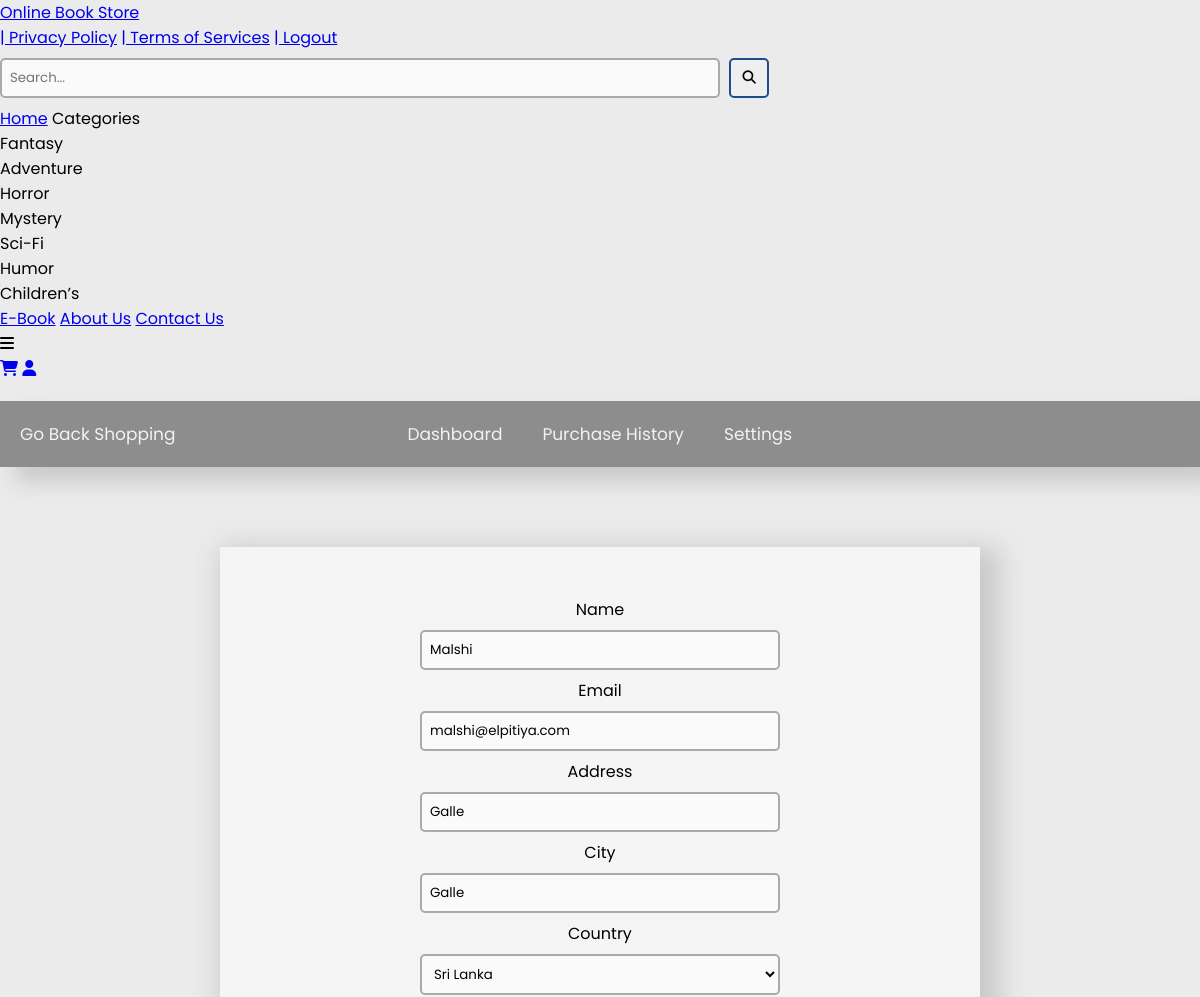
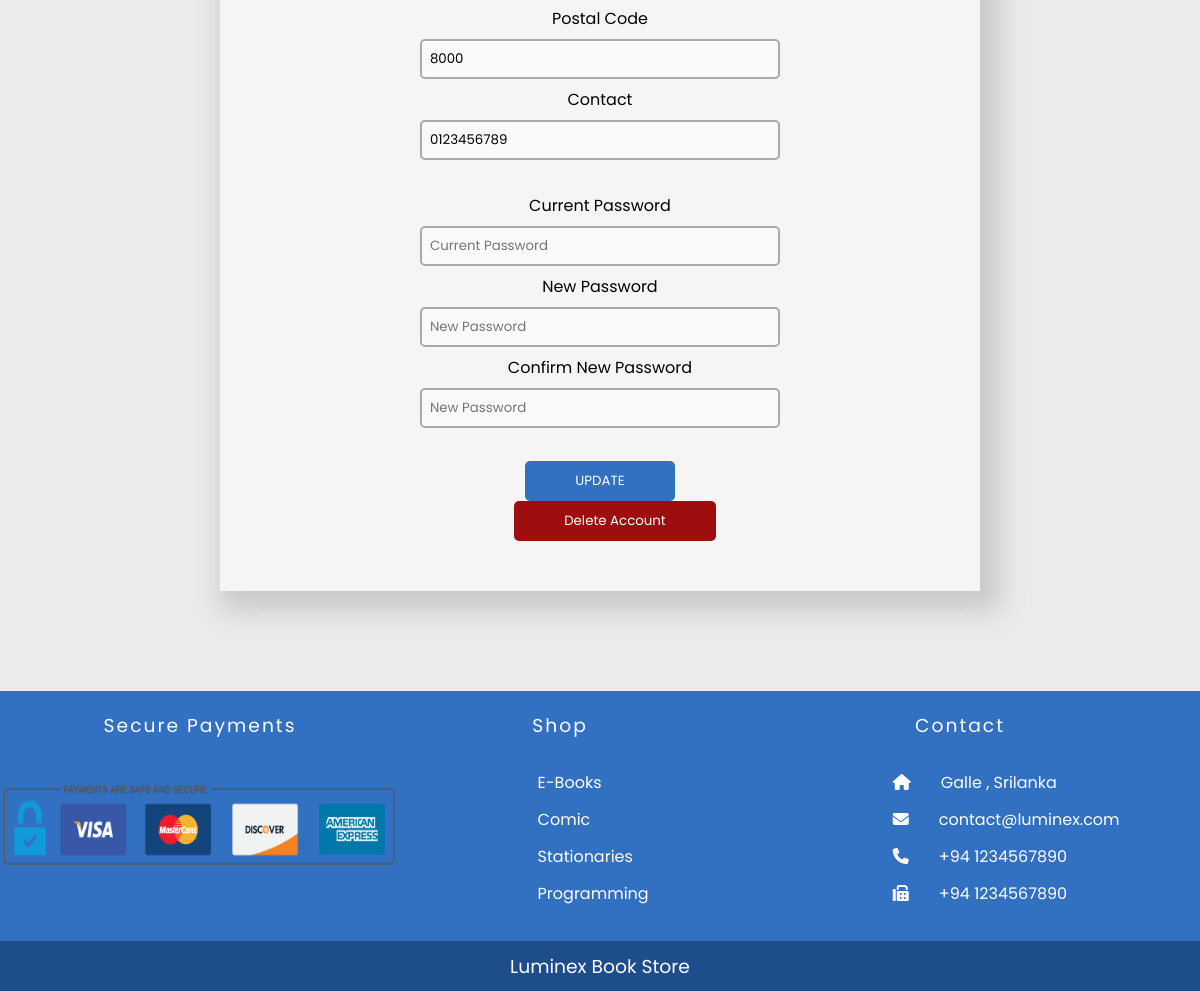
The page /html/settings.php (signed in) on the database its author committed (2 pictures, top to bottom).
### tables this page shows
CREATE TABLE IF NOT EXISTS `categories` (
  `catID` int(11) NOT NULL AUTO_INCREMENT,
  `categories` varchar(10) NOT NULL,
  PRIMARY KEY (`catID`)
);

CREATE TABLE IF NOT EXISTS `users` (
  `uid` int(11) NOT NULL AUTO_INCREMENT,
  `name` varchar(50) NOT NULL,
  `email` varchar(50) NOT NULL,
  `pwd` varchar(100) NOT NULL,
  `country` varchar(10) NOT NULL,
  `address` varchar(100) NOT NULL,
  `city` varchar(50) NOT NULL,
  `postalcode` varchar(10) NOT NULL,
  `contact` varchar(12) NOT NULL,
  PRIMARY KEY (`email`),
  UNIQUE KEY `uid` (`uid`)
);

### html/settings.php (the view, shortened to what this page needs)
<?php require_once '../db/dbconfig.php';?>
<!DOCTYPE html>
<html lang="en">
  <head>
  <?php include ('navBar.php' ); ?>
    <link rel="stylesheet" href="../css/footer.css"/>
  <link rel="stylesheet" href="../css/main.css" />
      <link rel="stylesheet" href="../css/alterB.css"/>
    <link rel="stylesheet" href="../css/settings.css">
  </head>
  <body>
  <?php
    if (empty(isset($_SESSION['email']))) {
    header('Location: ./login.php');
    }
    else{
      $email_ = $_SESSION['email'];
      $sql_ = "SELECT `email`, `name`, `address`, `city`, `country` , `postalcode`, `contact`  FROM `users` WHERE `email` = '$email_'  ";
      $result_ = $con->query($sql_);
      if ($result_->num_rows == 1) {
        while($row_ = $result_->fetch_assoc()) {
         $name_ = $row_["name"];
         $address_ = $row_["address"];
         $city_ = $row_["city"];
         $country_ = $row_["country"];
         $postalcode_ = $row_["postalcode"];
         $contact_ = $row_["contact"];
        }
      }
    }
  ?>
    <div class="main-container-profile">
      <div class="topnav" id="prof-nav">
        <a href="../index.php" class="gobckshopping">Go Back Shopping</a>
          <a href="./userProfile.php">Dashboard</a>
          <a href="./purchaseHist.php">Purchase History</a>
          <a href="./settings.php">Settings</a>
      </div>
    </div>
    <div class="inner-container">
      <div class="settings-box threeDimMax">
        <form class="settings-form" action="<?=$_SERVER['PHP_SELF'];?>"  method="POST">
          <div class="form-group col-md-6">
              <label for="set-name">Name</label>
              <input type="text" class="text-box" id="set-name" name="set-name" placeholder="Someone" value="<?php echo $name_ ?>" required>
            </div>
            <div class="form-group col-md-6">
              <label for="set-email">Email</label>
              <input type="email" class="text-box" id="set-email" name="set-email" placeholder="Email" value="<?php echo $email_ ?>" required>
            </div>
          <div class="form-group">
            <label for="set-addr">Address</label>
            <input type="text" class="text-box" id="set-addr" name="set-addr" placeholder="1234 Main St" value="<?php echo $address_ ?>" required>
          </div>
            <div class="form-group">
              <label for="set-city">City</label>
              <input type="text" class="text-box" id="set-city" name="set-city" placeholder="Colombo" value="<?php echo $city_ ?>" required>
            </div>
            <div class="form-group">
              <label for="set-country">Country</label><br>
              <select class="select" id="set-country" name="set-country" required>
                <option <?php if($country_ == "LK") echo "selected" ?> value="LK" >Sri Lanka</option>
              </select><br>
            </div>
            <div class="form-group">
              <label for="set-postcode">Postal Code</label>
              <input type="text" class="text-box" id="set-postcode" name="set-pcode" placeholder="70200" value="<?php echo $postalcode_ ?>" required>
            </div>
            <div class="form-group">
              <label for="set-contact">Contact</label>
              <input type="tel" class="text-box" id="set-contact" name="set-contact" placeholder="Contact" value="<?php echo $contact_ ?>" required>
            </div>
            <br>
            <div class="form-group col-md-6">
              <label for="curr-pwd">Current Password</label>
              <input type="password" class="text-box" id="curr-pwd" name="curr-pwd" placeholder="Current Password" required>
            </div>
            <div class="form-group col-md-6">
              <label for="set-pwd">New Password</label>
              <input type="password" class="text-box" id="set-pwd" name="set-newpwd" placeholder="New Password">
            </div>
            <div class="form-group col-md-6">
              <label for="set-pwdConf">Confirm New Password</label>
              <input type="password" class="text-box" id="set-pwdConf" name="set-newpwdConf" placeholder="New Password">
            </div>
          <br>
          <button type="submit" class="button button-submit" name="update">UPDATE</button>
          <button type="submit" class="button button-submit btndelete" name="deleteUser" onclick="return confirm('Are you sure you want to delete your account ?')">Delete Account</button>
        </form>
      </div>
    </div>
    <?php include ('./footer.php' ); ?>
  </body>
</html>

### html/navBar.php (shortened to what this page needs)
<?php require_once '../db/dbconfig.php';?>
<!DOCTYPE html>
<head>
    <link rel="stylesheet" href="../css/main.css" />
    <link rel="stylesheet" href="../css/alterB.css"/>
  </head>
<nav>
    <div class="upper-nav" id="upper-nav">
      <a href="../index.php" class="logo-text">Online Book Store</a>
      <div class="upper-nav-right">
        <a href="./privacy.php">| Privacy Policy</a>
        <a href="./TS.php">| Terms of Services</a>
        <?php
          if (!empty(isset($_SESSION['email']))) {
           echo  "<a href='./logout.php'>| Logout</a>";
          }
          ?>
      </div>
    </div>
    <div class="bottom-nav" id="bottom-nav">
      <form class="search-form" style="width: 100%; justify-content: center" method="GET" action="./search.php">
        <input class="text-box"  style="width: 60%; margin-right: 5px;"type="text" name="q" placeholder="Search..."/>
        <button name="search" class="button button-search" type="submit"><i class="fa fa-search"></i></button>
      </form>
      <div class="bottom-nav-content" id="bottom-nav-content">
        <a href="../index.php">Home</a>
        <a  id="categoriesTogle" class="dropdown">Categories
          <div id="categoriesCont" class="dropdown-content">
              <?php
                  $sql = "SELECT *  FROM `categories`";
                  $result = $con->query($sql);
                  if ($result->num_rows > 0) {
                    while($row = $result->fetch_assoc()) {
                      $cat = $row["categories"];
                      echo "<p onclick=viewCat('$cat')>".$row["categories"]."</p>";
                    }
                  }
              ?>
            </div>
        </a>
        <a href="./html/ebook.php">E-Book</a>
        <a href="#">About Us</a>
        <a href="./contactus.php">Contact Us</a>
      </div>
      <a id="bottom-nav-toggle" class="icon">
        <i class="fa fa-bars"></i>
      </a>
      <div class="upper-nav-right">
        <a href="../html/newcart.php" class="cart-icon"><i class="fa fa-shopping-cart cart"aria-hidden="true"></i></a>
        <?php
          if (!empty(isset($_SESSION['email']))) {
           echo  '<a href="./userProfile.php" class="user-icon"><i class="fa fa-user user"aria-hidden="true"></i></a>';
          }
        ?>
      </div>
    </div>
  </nav>
</html>

### html/footer.php
<footer>
  <div class="footer-section themeColor">
      <div class="footer-left">
      <H3 class="ABtitle footer-left-text">Secure Payments</H3>
      <img src="../images/CreditCardIcons.png" class="payment">
    </div>
    <div class="footer-middle">
      <H3 class="ABtitle footer-middle-text">Shop</H3>
      <ul class="footer-menu">
        <li><a href="#">E-Books</a></li>
        <li><a href="#">Comic</a></li>
        <li><a href="#">Stationaries</a></li>
        <li><a href="#">Programming</a></li>
      </ul>
    </div>
    <div class="footer-right">
      <H3 class="ABtitle footer-right-text">Contact</H3>
      <ul class="footer-menu-right">
        <li><i class="fas fa-home"></i><a href="#">Galle , Srilanka</a></li>
        <li><i class="fas fa-envelope"></i><a href="#">contact@luminex.com</a></li>
        <li><i class="fas fa-phone"></i><a href="#">+94 1234567890</a></li>
        <li><i class="fas fa-fax"></i><a href="#">+94 1234567890</a></li>
      </ul>
    </div>
  </div>
<div class="copyright">
    <H3>Luminex Book Store</H3>
</div>
</footer>

### css/main.css (style rules this page uses)
* { font-family: 'Baloo Tammudu 2', cursive; font-family: 'Poppins', sans-serif; }
body { background-color: #ebebeb; }
.themeColor { background-color: #3270c2; color: #FFF; }
.threeDimMax { box-shadow: 10px 10px 25px 10px #c9c9c9; }
.inner-container { min-height: 200px; width: 99.99%; margin-top: 100px; text-align: center; justify-content: center; align-content: center; padding-top: 10px; padding-bottom: 100px; }

### css/alterB.css (style rules this page uses)
* { margin: 0; padding: 0; }
.ABtitle { font-weight: normal; letter-spacing: 2px; }
.text-box { width: 100%; border: 2px solid #aaa; background-color: #fafafa; border-radius: 5px; margin: 8px 0px; outline: none; padding:8px; box-sizing: border-box; transition: 0.3s; }
.button { min-width: 40px; min-height: 40px; border-radius: 5px; border: 2px solid #1d4d8b; outline: none; text-align: center; text-decoration: none; }
.select { width: 100%; border: 2px solid #aaa; background-color: #fafafa; border-radius: 5px; margin: 8px 0px; outline: none; padding:8px; box-sizing: border-box; transition: 0.3s; }

### css/footer.css (style rules this page uses)
.footer-section { min-height: 250px; display: flex; overflow: hidden; }
.footer-left { padding-top: 20px; flex: 1; justify-content: center; align-items: center; text-align: center; }
.payment { height: 90px; width: 400px; margin-top: 20px; margin-left: auto; margin-right: auto; }
.footer-middle { padding-top: 20px; flex: 1; align-items: center; text-align: center; }
.footer-menu { width: 70%; margin-top: 10px; list-style: none; float: left; text-align: left; margin-left: 50%; transform: translateX(-10%); }
.footer-menu a { color: #FFF; text-decoration: none; transition: 0.5s; border-left: 0px solid; }
.footer-menu li { padding-bottom: 12px; text-decoration: none; text-emphasis: none; }
.footer-right { padding-top: 20px; flex: 1.5; justify-content: center; align-items: center; text-align: center; }
.footer-menu-right { width: 70%; margin-top: 10px; list-style: none; float: left; text-align: left; margin-left: 50%; transform: translateX(-20%); }
.footer-menu-right a { color: #FFF; text-decoration: none; transition: 0.5s; border-left: 0px solid; }
.footer-menu-right li { padding-bottom: 12px; text-decoration: none; text-emphasis: none; }
.footer-menu-right i { margin-right: 30px; }
.footer-left-text { margin-bottom: 20px; }
.footer-middle-text { margin-bottom: 20px; }
.footer-right-text { margin-bottom: 20px; }
.copyright { display: flex; background-color: #1d4d8b; color: #FFF; height: 50px; width: 100%; align-items: center; justify-content: center; cursor: pointer; }
.copyright H3 { font-weight: normal; }

### css/settings.css (style rules this page uses)
.topnav { overflow: hidden; background-color: rgb(141, 141, 141); box-shadow: 15px 15px 20px #c9c9c9; }
.threeDimMax { box-shadow: 10px 10px 25px 10px #c9c9c9; }
.topnav a { float: left; display: block; color: #f2f2f2; text-align: center; padding: 20px 20px; text-decoration: none; font-size: 17px; transition: linear 0.2s; }
.gobckshopping { margin-right: 16%; }
.settings-form { width: 50%; margin-left: auto; margin-right: auto; }
.settings-box { background-color: rgb(245, 245, 245); width: 60%; margin-top: 20px; margin-left: auto; margin-right: auto; padding: 50px 20px; }
.button-submit { padding: 10px 50px; border: none; background-color: #3270c2; color: #FFF; transition: 0.3s; }
.btndelete { margin-left: 30px; background-color: #9E0E0E; transition: 0.3s; }
@media only screen and (min-width: 600px) { .topnav { transform: translateY(-50px); z-index: 1; } }
@media only screen and (min-width: 600px) { .main-container-profile { padding: 0px; margin: 0px; height: auto; width: 99.99%; margin-top:70px; } }
.inner-container { min-height: 200px; width: 99.99%; margin-top: 0px; text-align: center; justify-content: center; align-content: center; padding-top: 10px; padding-bottom: 100px; }

### rows shown on the page
categories: categories "Fantasy"
categories: categories "Adventure"
categories: categories "Horror"
categories: categories "Mystery"
categories: categories "Sci-Fi"
categories: categories "Humor"
categories: categories "Children’s"
users: set-name "Malshi", set-addr "Galle", set-city "Galle", set-country "Sri Lanka", set-pcode "8000", set-contact "0123456789"
